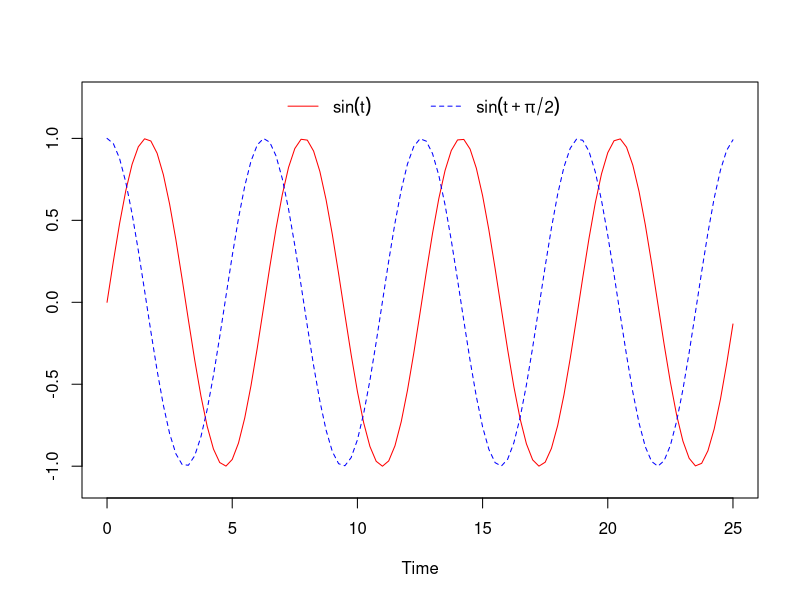

This figure's R source:
# Exercise 1.1
# Question 1: calculate the missing values of the table
setwd('C:/Users/mmcco/DATA330/exercises')
t <- c(0, pi/4, pi/2, 3*pi/4, pi)

Y_1t <- sin(t)
Y_2t <- sin(t+pi/2)
Mu_t <- (Y_1t/2) + (Y_2t/2)

df <- data.frame(t,Y_1t,Y_2t, Mu_t)
df

# Question 2: calculate the mean for realization
realization <- function(t){
  return(sin(t + pi/2))
}

real <- integrate(realization, 0, 100)$value
mean_real <- real/100
cat("The mean of the realization for t in (0, 100) is: ",
    mean_real)

#Question 3: what is the difference between an ensemble mean and 
#the mean of a given realization?

#The difference between the ensemble mean and the mean of a given realization
#is that the ensemble mean is the mean of all realizations after 
#a time (denoted as t), and it is calculated using the vertical axis.
#On the other hand, the mean of a given realization is the mean of 
#all values of t at a given realization. This is calculated using 
#the horizontal axis.

#Question 4: Add the missing time series to the plot given below. 
#Make the line dashed blue to match the legend.
# Create a sequence to 100 and scale values to (0, 25)

t <- c(0:100)
t <- t * 25/100

# Define the time series
Yt1 <- sin(t)
Yt2 <- sin(t + pi/2)
# Plot our time series
plot(
  t, 
  Yt1, 
  ylim = c(-1.1, 1.25), 
  type = "l", 
  col = "red", 
  lwd = 1, 
  lty = 1, 
  xlab = "Time", 
  ylab = NA
)

#Add the blue line
lines(
  t,
  Yt2,
  ylim = c(-1.1, 1.25), 
  type = "l", 
  col = "blue", 
  lwd = 1, 
  lty = 2, 
  xlab = "Time", 
  ylab = NA
  
)

legend(
  "top", 
  inset=0.01, 
  col=c("red","blue"), 
  lty=c(1,2), 
  lwd=c(1,1), 
  legend = c(
    expression(sin(t)),
    expression(sin(t+pi/2))), 
  bg="white",
  box.col="white",
  horiz=TRUE
)